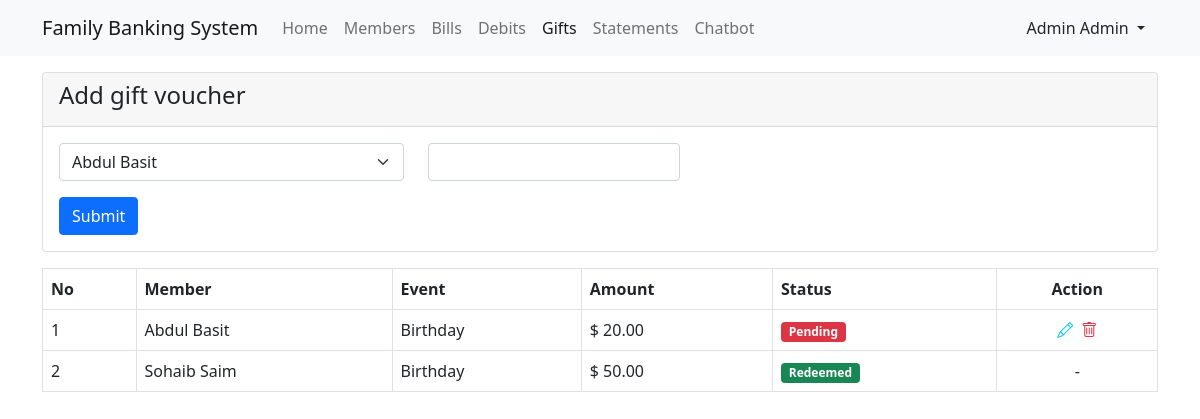
/FamilyBankingSystem/gifts.php (signed in), run on the app's committed database.
### tables this page shows
CREATE TABLE `voucher` (
  `id` int NOT NULL AUTO_INCREMENT,
  `voucherName` varchar(255) DEFAULT NULL,
  `applicableAmount` decimal(10,2) DEFAULT NULL,
  `assignedTo` int DEFAULT NULL,
  `applicableDate` datetime DEFAULT NULL,
  `isConsumed` bit(1) DEFAULT NULL,
  `createdAt` datetime DEFAULT CURRENT_TIMESTAMP,
  `isDeleted` bit(1) DEFAULT NULL,
  `userId` int DEFAULT NULL,
  PRIMARY KEY (`id`)
);

### FamilyBankingSystem/inc/db/connection.php (called while the page is built, shortened)
<?php
$_CONFIG = [
    "DATABASE" => [
        "HOST" => "localhost",
        "USERNAME" => "root",
        "PASSWORD" => "test123",
        "DB" => "familybanking"
    ]
];
class DataBase
{
    private $conn;
    public function __construct()
    {
        global $_CONFIG;
        $this->host = $_CONFIG["DATABASE"]["HOST"];
        $this->username = $_CONFIG["DATABASE"]["USERNAME"];
        $this->password = $_CONFIG["DATABASE"]["PASSWORD"];
        $this->db = $_CONFIG["DATABASE"]["DB"];
        $this->conn = mysqli_connect(
            $this->host,
            $this->username,
            $this->password,
            $this->db
        );
    }
    public function __select($sql)
    {
        $result = $this->conn->query($sql);
        if ($result && $result->num_rows > 0) {
            $data = [];
            while ($rows = $result->fetch_assoc()) {
                $data[] = $rows;
            }
            return $data;
        }
        return [];
    }
}
$db = new DataBase;

### FamilyBankingSystem/inc/session/sessioncheck.php (called while the page is built, shortened)
<?php
if(isset($_SESSION["USER"])&&!empty($_SESSION["USER"])){
    $user = $_SESSION["USER"];
}else{
    header("Location: login.php");
}

### FamilyBankingSystem/inc/actions/members/list.action.php (called while the page is built)
<?php
include_once "inc/session/sessioncheck.php";
include_once "inc/db/connection.php";
$userId = $user["id"];
$sql = "select * from users where belongsTo = '$userId'";
$users = $db->__select($sql);

### FamilyBankingSystem/inc/actions/gift/list.action.php (called while the page is built)
<?php
include_once "inc/session/sessioncheck.php";
include_once "inc/db/connection.php";
$userId = $user["id"];
$sql = "select *,(select concat(firstName,' ',lastName) from users where users.id=assignedTo) as userName from voucher ";
if($user["userType"]=='Basic user'){
    $sql .=" WHERE assignedTo = ".$user["id"];
}else{
    $sql.=" where userId = '$userId'";
}
$gifts =$db->__select($sql);

### FamilyBankingSystem/inc/partial/gift/add.partial.php (the view)
<?php
include_once "inc/actions/members/list.action.php";
?>
<form action="inc/actions/gift/add.action.php" method="post">
    <div class="row">
        <div class="col-md-4 mb-3">
            <div class="form-group">
                <select name="assignedTo" class="form-select">
                    <?php foreach ($users as $value) { ?>
                        <option value="<?=$value["id"]?>"><?=$value["firstName"]?> <?=$value["lastName"]?></option>
                    <?php } ?>
                </select>
            </div>
        </div>
        <div class="col-md-3">
            <div class="form-group">
                <input type="number" name="applicableAmount" class="form-control">
            </div>
        </div>
        <div class="col-md-12">
            <button class="btn btn-primary" type="submit">Submit</button>
        </div>
    </div>
</form>

### FamilyBankingSystem/inc/partial/gift/list.partial.php (shortened to what this page needs)
<?php include_once "inc/actions/gift/list.action.php"; ?>
<table class="table table-bordered">
    <thead>
        <tr>
            <th>
                No
            </th>
            <th>
                Member
            </th>
            <th>
                Event
            </th>
            <th>
                Amount
            </th>
            <th>
                Status
            </th>
            <th class="text-center">
                Action
            </th>
        </tr>
    </thead>
    <tbody>
        <?php for ($i = 0; $i < sizeof($gifts); $i++) {
            $row = $gifts[$i];
        ?>
            <tr>
                <td>
                    <?= $i + 1 ?>
                </td>
                <td>
                    <?= $row["userName"] ?>
                </td>
                <td>
                    <?= $row["voucherName"]; ?>
                </td>
                <td>
                    $ <?= $row["applicableAmount"] ?>
                </td>
                <td>
                    <?php if ($row["isConsumed"] == true) : ?>
                        <span class="badge bg-success">
                            Redeemed
                        </span>
                    <?php else : ?>
                        <span class="badge bg-danger">
                            Pending
                        </span>
                    <?php endif ?>
                </td>
                <td>
                    <div class="d-flex justify-content-center">
                        <?php if ($user["userType"] == 'Main user') : ?>
                            <?php if ($row["isConsumed"] == true) : ?>
                               -
                            <?php else : ?>
                                <a href="gifts.php?id=<?= $row["id"] ?>" class="text-info">
                                <i class="bi bi-pencil"></i>
                            </a>
                            <a href="inc/actions/gift/delete.action.php?id=<?= $row["id"] ?>" class="ms-2 text-danger">
                                <i class="bi bi-trash"></i>
                            </a>
                            <?php endif; ?>
                        <?php endif; ?>
                    </div>
                </td>
            </tr>
        <?php } ?>
    </tbody>
</table>

### data on the page
voucher: userName "Abdul Basit", voucherName "Birthday", applicableAmount "20.00", shows "Pending"
voucher: userName "Sohaib Saim", voucherName "Birthday", applicableAmount "50.00", isConsumed "Redeemed"

### other printed values
$user["firstName"] "Admin"
$user["lastName"] "Admin"
form field assignedTo "Abdul Basit"
